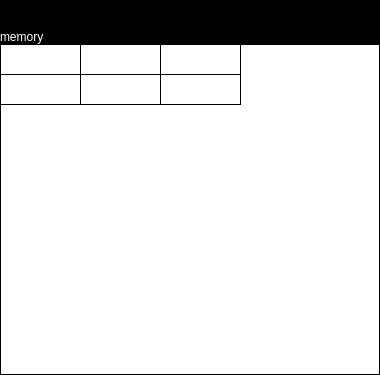
<?xml version="1.0" encoding="UTF-8"?>
<ui version="4.0">
 <class>TokenTab</class>
 <widget class="QWidget" name="TokenTab">
  <property name="geometry">
   <rect>
    <x>0</x>
    <y>0</y>
    <width>380</width>
    <height>375</height>
   </rect>
  </property>
  <property name="palette">
   <palette>
    <active>
     <colorrole role="Base">
      <brush brushstyle="SolidPattern">
       <color alpha="255">
        <red>255</red>
        <green>255</green>
        <blue>255</blue>
       </color>
      </brush>
     </colorrole>
     <colorrole role="Window">
      <brush brushstyle="SolidPattern">
       <color alpha="255">
        <red>0</red>
        <green>0</green>
        <blue>0</blue>
       </color>
      </brush>
     </colorrole>
    </active>
    <inactive>
     <colorrole role="Base">
      <brush brushstyle="SolidPattern">
       <color alpha="255">
        <red>255</red>
        <green>255</green>
        <blue>255</blue>
       </color>
      </brush>
     </colorrole>
     <colorrole role="Window">
      <brush brushstyle="SolidPattern">
       <color alpha="255">
        <red>0</red>
        <green>0</green>
        <blue>0</blue>
       </color>
      </brush>
     </colorrole>
    </inactive>
    <disabled>
     <colorrole role="Base">
      <brush brushstyle="SolidPattern">
       <color alpha="255">
        <red>0</red>
        <green>0</green>
        <blue>0</blue>
       </color>
      </brush>
     </colorrole>
     <colorrole role="Window">
      <brush brushstyle="SolidPattern">
       <color alpha="255">
        <red>0</red>
        <green>0</green>
        <blue>0</blue>
       </color>
      </brush>
     </colorrole>
    </disabled>
   </palette>
  </property>
  <property name="windowTitle">
   <string>Form</string>
  </property>
  <layout class="QVBoxLayout" name="verticalLayout">
   <property name="spacing">
    <number>0</number>
   </property>
   <property name="leftMargin">
    <number>0</number>
   </property>
   <property name="topMargin">
    <number>0</number>
   </property>
   <property name="rightMargin">
    <number>0</number>
   </property>
   <property name="bottomMargin">
    <number>0</number>
   </property>
   <item>
    <widget class="TokenEdit" name="tokenEditor">
     <property name="enabled">
      <bool>true</bool>
     </property>
     <property name="minimumSize">
      <size>
       <width>380</width>
       <height>30</height>
      </size>
     </property>
     <property name="maximumSize">
      <size>
       <width>380</width>
       <height>30</height>
      </size>
     </property>
     <property name="palette">
      <palette>
       <active>
        <colorrole role="Base">
         <brush brushstyle="SolidPattern">
          <color alpha="255">
           <red>0</red>
           <green>0</green>
           <blue>0</blue>
          </color>
         </brush>
        </colorrole>
       </active>
       <inactive>
        <colorrole role="Base">
         <brush brushstyle="SolidPattern">
          <color alpha="255">
           <red>0</red>
           <green>0</green>
           <blue>0</blue>
          </color>
         </brush>
        </colorrole>
       </inactive>
       <disabled>
        <colorrole role="Base">
         <brush brushstyle="SolidPattern">
          <color alpha="255">
           <red>152</red>
           <green>152</green>
           <blue>152</blue>
          </color>
         </brush>
        </colorrole>
       </disabled>
      </palette>
     </property>
     <property name="frameShape">
      <enum>QFrame::NoFrame</enum>
     </property>
     <property name="lineWidth">
      <number>0</number>
     </property>
     <property name="cursorWidth">
      <number>6</number>
     </property>
    </widget>
   </item>
   <item>
    <widget class="QLabel" name="tokenMemoryLabel">
     <property name="enabled">
      <bool>true</bool>
     </property>
     <property name="minimumSize">
      <size>
       <width>380</width>
       <height>0</height>
      </size>
     </property>
     <property name="maximumSize">
      <size>
       <width>380</width>
       <height>16777215</height>
      </size>
     </property>
     <property name="palette">
      <palette>
       <active>
        <colorrole role="WindowText">
         <brush brushstyle="SolidPattern">
          <color alpha="255">
           <red>255</red>
           <green>255</green>
           <blue>255</blue>
          </color>
         </brush>
        </colorrole>
        <colorrole role="Base">
         <brush brushstyle="SolidPattern">
          <color alpha="255">
           <red>255</red>
           <green>255</green>
           <blue>255</blue>
          </color>
         </brush>
        </colorrole>
        <colorrole role="Window">
         <brush brushstyle="SolidPattern">
          <color alpha="255">
           <red>0</red>
           <green>0</green>
           <blue>0</blue>
          </color>
         </brush>
        </colorrole>
       </active>
       <inactive>
        <colorrole role="WindowText">
         <brush brushstyle="SolidPattern">
          <color alpha="255">
           <red>255</red>
           <green>255</green>
           <blue>255</blue>
          </color>
         </brush>
        </colorrole>
        <colorrole role="Base">
         <brush brushstyle="SolidPattern">
          <color alpha="255">
           <red>255</red>
           <green>255</green>
           <blue>255</blue>
          </color>
         </brush>
        </colorrole>
        <colorrole role="Window">
         <brush brushstyle="SolidPattern">
          <color alpha="255">
           <red>0</red>
           <green>0</green>
           <blue>0</blue>
          </color>
         </brush>
        </colorrole>
       </inactive>
       <disabled>
        <colorrole role="WindowText">
         <brush brushstyle="SolidPattern">
          <color alpha="255">
           <red>103</red>
           <green>102</green>
           <blue>100</blue>
          </color>
         </brush>
        </colorrole>
        <colorrole role="Base">
         <brush brushstyle="SolidPattern">
          <color alpha="255">
           <red>0</red>
           <green>0</green>
           <blue>0</blue>
          </color>
         </brush>
        </colorrole>
        <colorrole role="Window">
         <brush brushstyle="SolidPattern">
          <color alpha="255">
           <red>152</red>
           <green>152</green>
           <blue>152</blue>
          </color>
         </brush>
        </colorrole>
       </disabled>
      </palette>
     </property>
     <property name="autoFillBackground">
      <bool>true</bool>
     </property>
     <property name="frameShape">
      <enum>QFrame::NoFrame</enum>
     </property>
     <property name="frameShadow">
      <enum>QFrame::Plain</enum>
     </property>
     <property name="lineWidth">
      <number>4</number>
     </property>
     <property name="midLineWidth">
      <number>0</number>
     </property>
     <property name="text">
      <string>memory</string>
     </property>
     <property name="margin">
      <number>4</number>
     </property>
    </widget>
   </item>
   <item>
    <widget class="QTableWidget" name="tableWidget">
     <attribute name="horizontalHeaderVisible">
      <bool>false</bool>
     </attribute>
     <attribute name="horizontalHeaderDefaultSectionSize">
      <number>80</number>
     </attribute>
     <attribute name="verticalHeaderVisible">
      <bool>false</bool>
     </attribute>
     <attribute name="verticalHeaderDefaultSectionSize">
      <number>30</number>
     </attribute>
     <row>
      <property name="text">
       <string>New Row</string>
      </property>
     </row>
     <row>
      <property name="text">
       <string>New Row</string>
      </property>
     </row>
     <column>
      <property name="text">
       <string>address</string>
      </property>
     </column>
     <column>
      <property name="text">
       <string>variables</string>
      </property>
     </column>
     <column>
      <property name="text">
       <string>hex-code</string>
      </property>
     </column>
     <item row="0" column="0">
      <property name="text">
       <string/>
      </property>
     </item>
    </widget>
   </item>
  </layout>
 </widget>
 <customwidgets>
  <customwidget>
   <class>TokenEdit</class>
   <extends>QTextEdit</extends>
   <header>graphics/microeditor/tokenedit.h</header>
  </customwidget>
 </customwidgets>
 <resources/>
 <connections/>
</ui>
